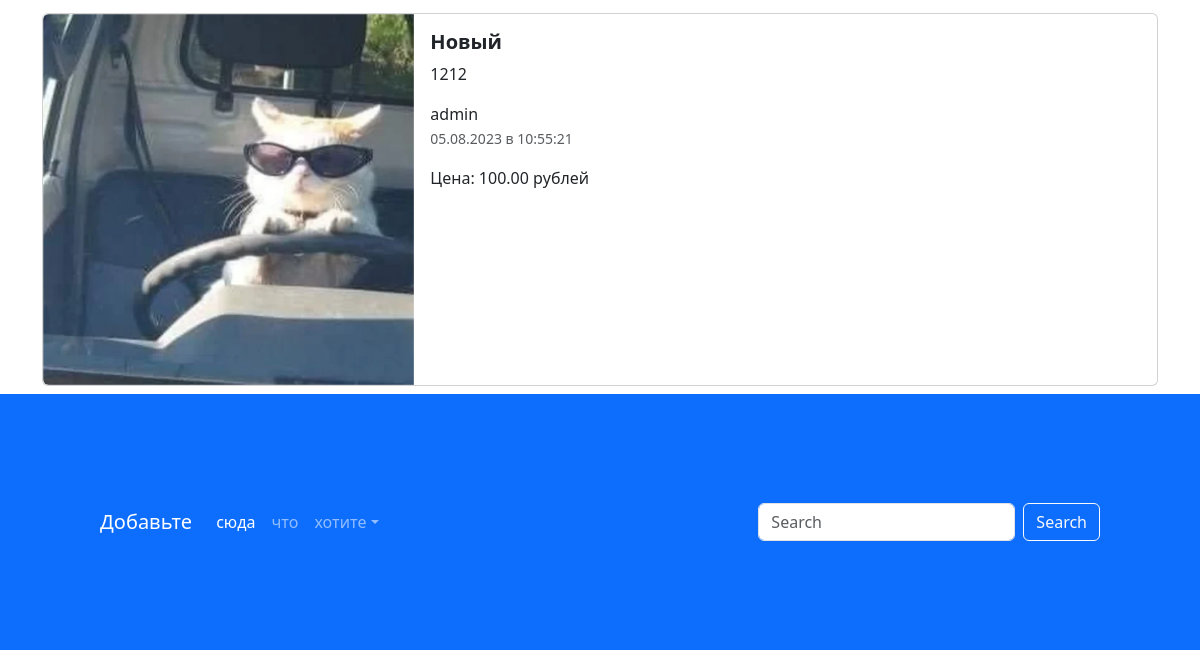
/ (lower part), run on an earlier commit of the app's database.
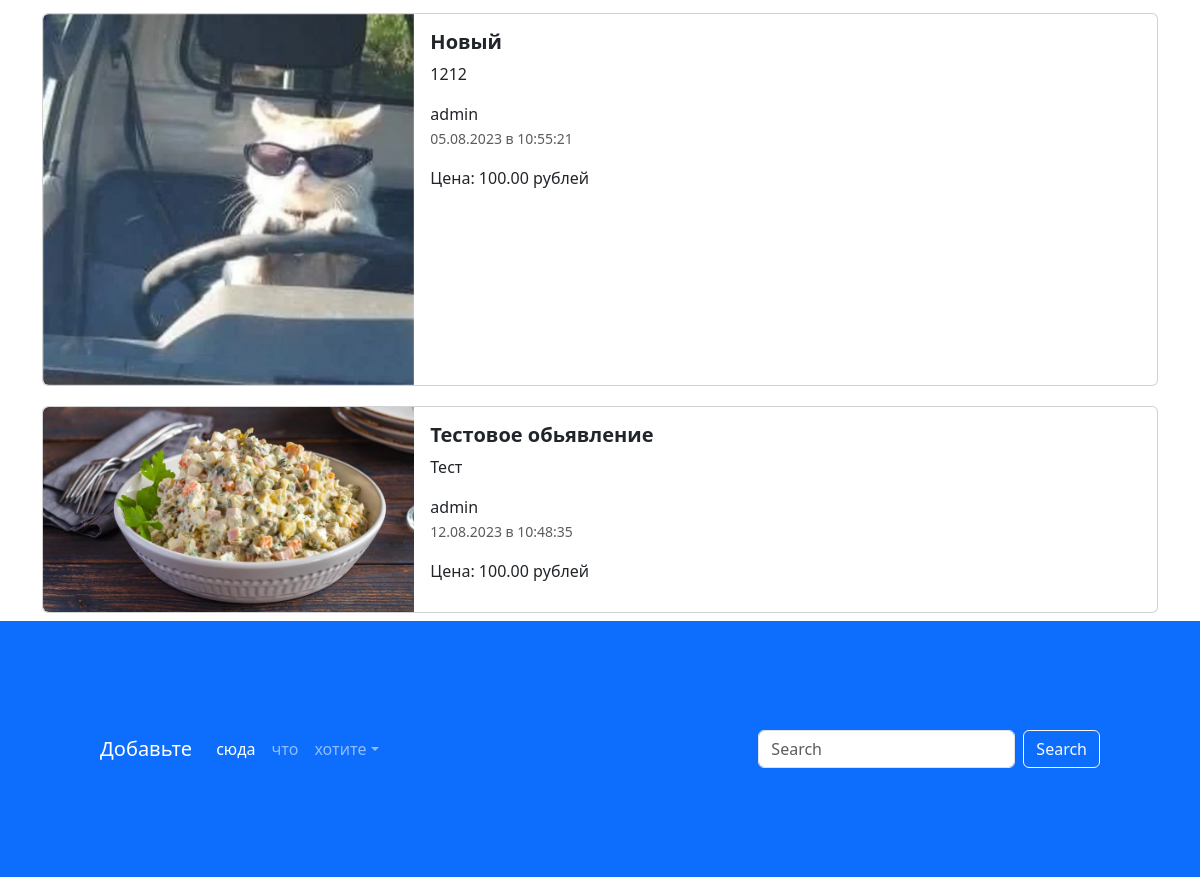
And on a later commit of the database.
### app_advertisements/models.py (models this page shows, shortened)
class Advertisement(models.Model):
    user = models.ForeignKey(
        User,
        verbose_name='пользователь',
        on_delete=models.CASCADE
    )
    image = models.ImageField(
        'изображение',
        upload_to='advertisements/'
    )
    title = models.CharField('заголовок', max_length=128)
    description = models.TextField('описание')
    price = models.DecimalField('цена', max_digits=10, decimal_places=2)
    auction = models.BooleanField('торг', help_text='Отметьте, уместен ли торг')
    created_at = models.DateTimeField(auto_now_add=True)
    updated_at = models.DateTimeField(auto_now=True)
    @admin.display(description='Дата создания')
    def created_date(self):
        from django.utils import timezone
        if self.created_at.date() == timezone.now().date():
            created_date = self.created_at.strftime("%H:%M:%S")
            return format_html(
                '<span style="color:green; font-weight:bold;">Сегодня в {} </span>',
                created_date
            )
        return self.created_at.strftime("%d.%m.%Y в %H:%M:%S")
    def get_absolute_url(self):
        return reverse('adv-detail', kwargs={'pk': self.pk})
    class Meta:
        db_table = 'advertisements'

### app_advertisements/views.py (the view)
# urls.py: path('', index, name='main-page'),
def index(request):
    title = request.GET.get('query')
    if title:
        ads = Advertisement.objects.filter(title__icontains=title)
    else:
        ads = Advertisement.objects.all()
    context = {'advertisements': ads, 'title': title}
    return render(request, 'app_advertisements/index.html', context)

### templates/app_advertisements/index.html (shortened to what this page needs)
{% extends 'base.html' %}
{% load static %}
{% block content %}
<div class="container">
  <div class="col">
    {% for adv in advertisements %}
    <div class="card mb-2" style="max-width: 1200px; margin-top: 20px;">
      <div class="row g-0">
        <div class="col-md-4">
          <a href="" class="nav-link">
            <img src="{% if adv.image %}{{ adv.image.url }}{% else %}{% static 'img/default.png' %}{% endif %}" class="img-fluid rounded-start" alt="Card title">
          </a>
        </div>
        <div class="col-md-8">
          <div class="card-body">
            <h5 class="card-title">
              <a href="{{ adv.get_absolute_url }}" class="nav-link"><strong>{{ adv.title }}</strong></a>
            </h5>
            <a href="{{ adv.get_absolute_url }}" class="nav-link">
              <p class="card-text">{{ adv.description }}</p>
              <span>{{ adv.user }}</span>
              <p class="card-text">
                <small class="text-muted">{{ adv.created_date }}</small>
              </p>
              <span>Цена: {{ adv.price }} рублей</span>
            </a>
          </div>
        </div>
      </div>
    </div>
    {% endfor %}
  </div>
</div>
<footer style="padding: 100px;" class="bg-primary">
  <nav class="navbar navbar-expand-sm navbar-dark">
    <a class="navbar-brand" href="#">Добавьте</a>
    <div class="collapse navbar-collapse" id="collapsibleNavId">
      <ul class="navbar-nav me-auto mt-2 mt-lg-0">
        <li class="nav-item">
          <a class="nav-link active" href="#" aria-current="page">сюда</a>
        </li>
        <li class="nav-item">
          <a class="nav-link" href="#">что</a>
        </li>
        <li class="nav-item dropdown">
          <a class="nav-link dropdown-toggle" href="#" id="dropdownId" data-bs-toggle="dropdown" aria-haspopup="true"
             aria-expanded="false">хотите</a>
        </li>
      </ul>
      <form class="d-flex my-2 my-lg-0">
        <input class="form-control me-sm-2" type="text" placeholder="Search">
        <button class="btn btn-outline-light my-2 my-sm-0" type="submit">Search</button>
      </form>
    </div>
  </nav>
</footer>
{% endblock %}

What changed in the data, as far as the page shows it:
added Advertisement: image (picture), title "Тестовое обьявление", description "Тест", user "admin", created_date "12.08.2023 в 10:48:35", price "100.00"
